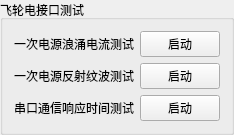
         <widget class="QGroupBox" name="groupBox_33">
          <property name="title">
           <string>飞轮电接口测试</string>
          </property>
          <layout class="QGridLayout" name="gridLayout_41">
           <item row="0" column="1">
            <widget class="QPushButton" name="pushButton_ele_test_ly_mode_power_5">
             <property name="text">
              <string>启动</string>
             </property>
            </widget>
           </item>
           <item row="3" column="0">
            <widget class="QLabel" name="label_258">
             <property name="text">
              <string>一次电源反射纹波测试</string>
             </property>
            </widget>
           </item>
           <item row="3" column="1">
            <widget class="QPushButton" name="pushButton_ele_test_fswb_mode_power_5">
             <property name="text">
              <string>启动</string>
             </property>
            </widget>
           </item>
           <item row="4" column="0">
            <widget class="QLabel" name="label_259">
             <property name="text">
              <string>串口通信响应时间测试</string>
             </property>
            </widget>
           </item>
           <item row="4" column="1">
            <widget class="QPushButton" name="pushButton_ele_test_com_time_mode_power_5">
             <property name="text">
              <string>启动</string>
             </property>
            </widget>
           </item>
           <item row="0" column="0">
            <widget class="QLabel" name="label_260">
             <property name="text">
              <string>一次电源浪涌电流测试</string>
             </property>
            </widget>
           </item>
          </layout>
         </widget>
